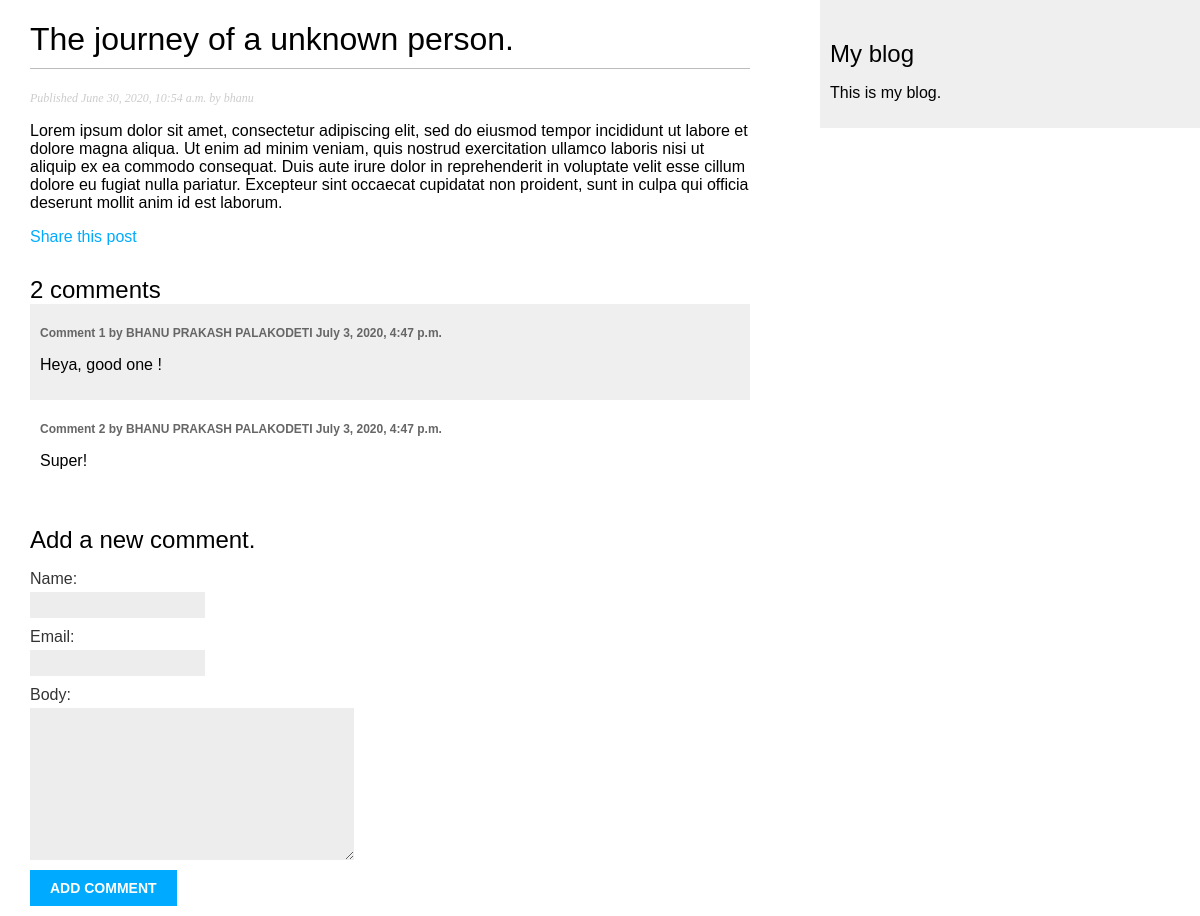
Page /blog/2020/6/30/the_journey_of_a_unknown_person/ on the committed database.
### blog/models.py (models this page shows, shortened)
class Post(models.Model):
    STATUS_CHOICES = (
        ('draft', 'Draft'),
        ('published', 'Published'),
    )
    title = models.CharField(max_length=250)
    slug = models.SlugField(max_length=250, unique_for_date='publish')
    author = models.ForeignKey(
        User, on_delete=models.CASCADE, related_name='blog_posts')
    body = models.TextField()
    publish = models.DateTimeField(default=timezone.now)
    created = models.DateTimeField(auto_now_add=True)
    updated = models.DateTimeField(auto_now=True)
    status = models.CharField(
        max_length=10, choices=STATUS_CHOICES, default='draft')
    objects = models.Manager()  # The default manager.
    published = PublishedManager()  # Our custom manager.
    tags = TaggableManager()
    class Meta:
        ordering = ('-publish',)
    def __str__(self):
        return self.title

class Comment(models.Model):
    post = models.ForeignKey(
        Post, on_delete=models.CASCADE, related_name="comments")
    name = models.CharField(max_length=80)
    email = models.EmailField()
    body = models.TextField()
    created = models.DateTimeField(auto_now_add=True)
    updated = models.DateTimeField(auto_now=True)
    active = models.BooleanField(default=True)
    class Meta:
        ordering = ('created',)
    def __str__(self):
        return 'Comment {} by {}'.format(self.name, self.post)

### blog/views.py (the view)
def post_detail(request, year, month, day, post):
    post = get_object_or_404(Post, slug=post, status='published',
                             publish__year=year, publish__month=month, publish__day=day)
    comments = post.comments.filter(active=True)
    print(comments)
    new_comment = None
    if request.method == 'POST':
        comment_form = CommentForm(data=request.POST)
        new_comment = comment_form.save(commit=False)
        new_comment.post = post
        new_comment.save()
    else:
        comment_form = CommentForm()
    return render(request, 'blog/post/detail.html', {'post': post, 'comments': comments,
                                                     'new_comment': new_comment, 'comment_form': comment_form})

### blog/forms.py
class CommentForm(forms.ModelForm):
    class Meta:
        model = Comment
        fields = ('name', 'email', 'body')

### blog/templates/blog/post/detail.html (shortened to what this page needs)
{% extends 'blog/base.html' %}
{% block content %}
    <h1> {{post.title}} </h1>
    <p class = "date">
        Published {{post.publish}} by {{post.author}}
    </p>
    {{post.body | linebreaks}}
    <p>
        <a href="{% url 'blog:post_share' post.id %}">
        Share this post
        </a>
    </p>
    {% with comments.count as total_comments %}
        <h2>
            {{ total_comments }} comment{{ total_comments | pluralize}}
        </h2>
    {% endwith %}
    {% for comment in comments %}
        <div class="comment">
            <p class = "info">
                Comment {{ forloop.counter}} by {{ comment.name}}
                {{ comment.created }}
            </p>
            {{ comment.body|linebreaks }}
        </div>
        {% empty %}
        <p> There are no comments yet. </p>
    {% endfor %}
    {% if new_comment %}
        <h2>Your comment has been added.</h2>
    {% else %}
        <h2>Add a new comment.</h2>
        <form action="." method="POST">
            {{ comment_form.as_p }}
            <p><input type="submit" value="Add Comment"></p>
        </form>
    {% endif %}
{% endblock content %}

### blog/static/css/blog.css (style rules this page uses)
body { margin:0; padding:0; font-family:helvetica, sans-serif; }
a { color:#00abff; text-decoration:none; }
h1 { font-weight:normal; border-bottom:1px solid #bbb; padding:0 0 10px 0; }
h2 { font-weight:normal; margin:30px 0 0; }
p.date { color:#ccc; font-family: georgia, serif; font-size: 12px; font-style: italic; }
label { float:left; clear:both; color:#333; margin-bottom:4px; }
input, textarea { clear:both; float:left; margin:0 0 10px; background:#ededed; border:0; padding:6px 10px; font-size:12px; }
input[type=submit] { font-weight:bold; background:#00abff; color:#fff; padding:10px 20px; font-size:14px; text-transform:uppercase; }
.comment { padding:10px; }
.comment:nth-child(even) { background:#efefef; }
.comment .info { font-weight:bold; font-size:12px; color:#666; }

### rows in the picture
Post: title "The journey of a unknown person.", publish "June 30, 2020, 10:54 a.m.", author "bhanu", body "Lorem ipsum dolor sit amet, consectetur adipiscing elit, sed do eiusmod tempor incididunt ut labore et dolore magna aliqua. Ut enim ad minim veniam, quis nostrud exercitation ullamco laboris nisi ut aliquip ex ea commodo consequat. Duis aute irure dolor in reprehenderit in voluptate velit esse cillum dolore eu fugiat nulla pariatur. Excepteur sint occaecat cupidatat non proident, sunt in culpa qui officia deserunt mollit anim id est laborum."
Comment: name "BHANU PRAKASH PALAKODETI", created "July 3, 2020, 4:47 p.m.", body "Heya, good one !"
Comment: name "BHANU PRAKASH PALAKODETI", created "July 3, 2020, 4:47 p.m.", body "Super!"

### other values in the picture
{{ total_comments }} "2"
{{ total_comments | pluralize }} "s"
